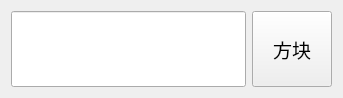
<?xml version="1.0" encoding="UTF-8"?>
<ui version="4.0">
 <class>ColorOptionBlock</class>
 <widget class="QWidget" name="ColorOptionBlock">
  <property name="geometry">
   <rect>
    <x>0</x>
    <y>0</y>
    <width>343</width>
    <height>98</height>
   </rect>
  </property>
  <property name="windowTitle">
   <string>Form</string>
  </property>
  <layout class="QHBoxLayout" name="horizontalLayout">
   <item>
    <widget class="QLineEdit" name="colorLineEdit">
     <property name="sizePolicy">
      <sizepolicy hsizetype="Expanding" vsizetype="Preferred">
       <horstretch>0</horstretch>
       <verstretch>0</verstretch>
      </sizepolicy>
     </property>
     <property name="font">
      <font>
       <family>Agency FB</family>
       <pointsize>20</pointsize>
      </font>
     </property>
    </widget>
   </item>
   <item>
    <widget class="QPushButton" name="selectColorBtn">
     <property name="sizePolicy">
      <sizepolicy hsizetype="Minimum" vsizetype="Preferred">
       <horstretch>0</horstretch>
       <verstretch>0</verstretch>
      </sizepolicy>
     </property>
     <property name="font">
      <font>
       <family>等线</family>
       <pointsize>14</pointsize>
      </font>
     </property>
     <property name="text">
      <string>方块</string>
     </property>
    </widget>
   </item>
  </layout>
 </widget>
 <resources/>
 <connections/>
</ui>
